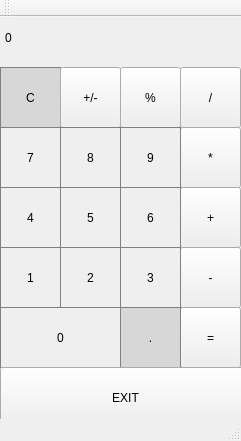
<?xml version="1.0" encoding="UTF-8"?>
<ui version="4.0">
 <class>MainWindow</class>
 <widget class="QMainWindow" name="MainWindow">
  <property name="geometry">
   <rect>
    <x>0</x>
    <y>0</y>
    <width>241</width>
    <height>441</height>
   </rect>
  </property>
  <property name="windowTitle">
   <string>MainWindow</string>
  </property>
  <widget class="QWidget" name="centralWidget">
   <widget class="QLabel" name="label">
    <property name="geometry">
     <rect>
      <x>5</x>
      <y>0</y>
      <width>231</width>
      <height>41</height>
     </rect>
    </property>
    <property name="styleSheet">
     <string notr="true">QLabel {
qproperty-alignment 'AlignVCenter | AlignRight ';
border: 1px solid gray;
}
background-color:white;</string>
    </property>
    <property name="text">
     <string>0</string>
    </property>
   </widget>
   <widget class="QPushButton" name="pushButton">
    <property name="geometry">
     <rect>
      <x>0</x>
      <y>50</y>
      <width>61</width>
      <height>61</height>
     </rect>
    </property>
    <property name="styleSheet">
     <string notr="true">QPushButton {
  background-color: rgb(215, 215, 215);
  border: 1px solid gray;
}
QPushButton:pressed {
    background-color: qlineargradient(x1: 0, y1: 0, x2: 0, y2: 1,
                                      stop: 0 #BEBEBE, stop: 1 #D7D7D7);
}</string>
    </property>
    <property name="text">
     <string>C</string>
    </property>
   </widget>
   <widget class="QPushButton" name="pushButton_h">
    <property name="geometry">
     <rect>
      <x>60</x>
      <y>50</y>
      <width>61</width>
      <height>61</height>
     </rect>
    </property>
    <property name="styleSheet">
     <string notr="true">QPushButton {
  background-color: rgb(215, 215, 215);
  border: 1px solid gray;
}
QPushButton:pressed {
    background-color: qlineargradient(x1: 0, y1: 0, x2: 0, y2: 1,
                                      stop: 0 #BEBEBE, stop: 1 #D7D7D7);
}
font: 18pt &quot;MS Shell Dlg 2&quot;;</string>
    </property>
    <property name="text">
     <string>+/-</string>
    </property>
   </widget>
   <widget class="QPushButton" name="pushButton_p">
    <property name="geometry">
     <rect>
      <x>120</x>
      <y>50</y>
      <width>61</width>
      <height>61</height>
     </rect>
    </property>
    <property name="styleSheet">
     <string notr="true">QPushButton {
  background-color: rgb(215, 215, 215);
  border: 1px solid gray;
}
QPushButton:pressed {
    background-color: qlineargradient(x1: 0, y1: 0, x2: 0, y2: 1,
                                      stop: 0 #BEBEBE, stop: 1 #D7D7D7);
}
font: 18pt &quot;MS Shell Dlg 2&quot;;</string>
    </property>
    <property name="text">
     <string>%</string>
    </property>
   </widget>
   <widget class="QPushButton" name="divide">
    <property name="geometry">
     <rect>
      <x>180</x>
      <y>50</y>
      <width>61</width>
      <height>61</height>
     </rect>
    </property>
    <property name="styleSheet">
     <string notr="true">QPushButton {
  background-color: rgb(255, 151, 57);
  color: white; 
  border: 1px solid gray;
}

QPushButton:pressed {
    background-color: qlineargradient(x1: 0, y1: 0, x2: 0, y2: 1,
                                      stop: 0 #FF7832, stop: 1 #FF9739);
}
font: 18pt &quot;MS Shell Dlg 2&quot;;</string>
    </property>
    <property name="text">
     <string>/</string>
    </property>
   </widget>
   <widget class="QPushButton" name="multiply">
    <property name="geometry">
     <rect>
      <x>180</x>
      <y>110</y>
      <width>61</width>
      <height>61</height>
     </rect>
    </property>
    <property name="styleSheet">
     <string notr="true">QPushButton {
  background-color: rgb(255, 151, 57);
  color: white; 
  border: 1px solid gray;
}

QPushButton:pressed {
    background-color: qlineargradient(x1: 0, y1: 0, x2: 0, y2: 1,
                                      stop: 0 #FF7832, stop: 1 #FF9739);
}
font: 18pt &quot;MS Shell Dlg 2&quot;;</string>
    </property>
    <property name="text">
     <string>*</string>
    </property>
   </widget>
   <widget class="QPushButton" name="pushButton_7">
    <property name="geometry">
     <rect>
      <x>0</x>
      <y>110</y>
      <width>61</width>
      <height>61</height>
     </rect>
    </property>
    <property name="styleSheet">
     <string notr="true">QPushButton {
   border: 1px solid gray;
}
QPushButton:pressed {
    background-color: qlineargradient(x1: 0, y1: 0, x2: 0, y2: 1,
                                      stop: 0 #dadbde, stop: 1 #f6f7fa);
}</string>
    </property>
    <property name="text">
     <string>7</string>
    </property>
   </widget>
   <widget class="QPushButton" name="pushButton_8">
    <property name="geometry">
     <rect>
      <x>60</x>
      <y>110</y>
      <width>61</width>
      <height>61</height>
     </rect>
    </property>
    <property name="styleSheet">
     <string notr="true">QPushButton {
   border: 1px solid gray;
}
QPushButton:pressed {
    background-color: qlineargradient(x1: 0, y1: 0, x2: 0, y2: 1,
                                      stop: 0 #dadbde, stop: 1 #f6f7fa);
}</string>
    </property>
    <property name="text">
     <string>8</string>
    </property>
   </widget>
   <widget class="QPushButton" name="pushButton_9">
    <property name="geometry">
     <rect>
      <x>120</x>
      <y>110</y>
      <width>61</width>
      <height>61</height>
     </rect>
    </property>
    <property name="styleSheet">
     <string notr="true">QPushButton {
   border: 1px solid gray;
}
QPushButton:pressed {
    background-color: qlineargradient(x1: 0, y1: 0, x2: 0, y2: 1,
                                      stop: 0 #dadbde, stop: 1 #f6f7fa);
}</string>
    </property>
    <property name="text">
     <string>9</string>
    </property>
   </widget>
   <widget class="QPushButton" name="add">
    <property name="geometry">
     <rect>
      <x>180</x>
      <y>170</y>
      <width>61</width>
      <height>61</height>
     </rect>
    </property>
    <property name="styleSheet">
     <string notr="true">QPushButton {
  background-color: rgb(255, 151, 57);
  color: white; 
  border: 1px solid gray;
}

QPushButton:pressed {
    background-color: qlineargradient(x1: 0, y1: 0, x2: 0, y2: 1,
                                      stop: 0 #FF7832, stop: 1 #FF9739);
}
font: 18pt &quot;MS Shell Dlg 2&quot;;</string>
    </property>
    <property name="text">
     <string>+</string>
    </property>
   </widget>
   <widget class="QPushButton" name="pushButton_4">
    <property name="geometry">
     <rect>
      <x>0</x>
      <y>170</y>
      <width>61</width>
      <height>61</height>
     </rect>
    </property>
    <property name="styleSheet">
     <string notr="true">QPushButton {
   border: 1px solid gray;
}
QPushButton:pressed {
    background-color: qlineargradient(x1: 0, y1: 0, x2: 0, y2: 1,
                                      stop: 0 #dadbde, stop: 1 #f6f7fa);
}</string>
    </property>
    <property name="text">
     <string>4</string>
    </property>
   </widget>
   <widget class="QPushButton" name="pushButton_5">
    <property name="geometry">
     <rect>
      <x>60</x>
      <y>170</y>
      <width>61</width>
      <height>61</height>
     </rect>
    </property>
    <property name="styleSheet">
     <string notr="true">QPushButton {
   border: 1px solid gray;
}
QPushButton:pressed {
    background-color: qlineargradient(x1: 0, y1: 0, x2: 0, y2: 1,
                                      stop: 0 #dadbde, stop: 1 #f6f7fa);
}</string>
    </property>
    <property name="text">
     <string>5</string>
    </property>
   </widget>
   <widget class="QPushButton" name="pushButton_6">
    <property name="geometry">
     <rect>
      <x>120</x>
      <y>170</y>
      <width>61</width>
      <height>61</height>
     </rect>
    </property>
    <property name="styleSheet">
     <string notr="true">QPushButton {
   border: 1px solid gray;
}
QPushButton:pressed {
    background-color: qlineargradient(x1: 0, y1: 0, x2: 0, y2: 1,
                                      stop: 0 #dadbde, stop: 1 #f6f7fa);
}</string>
    </property>
    <property name="text">
     <string>6</string>
    </property>
   </widget>
   <widget class="QPushButton" name="subtract">
    <property name="geometry">
     <rect>
      <x>180</x>
      <y>230</y>
      <width>61</width>
      <height>61</height>
     </rect>
    </property>
    <property name="styleSheet">
     <string notr="true">QPushButton {
  background-color: rgb(255, 151, 57);
  color: white; 
  border: 1px solid gray;
}

QPushButton:pressed {
    background-color: qlineargradient(x1: 0, y1: 0, x2: 0, y2: 1,
                                      stop: 0 #FF7832, stop: 1 #FF9739);
}
font: 18pt &quot;MS Shell Dlg 2&quot;;</string>
    </property>
    <property name="text">
     <string>-</string>
    </property>
   </widget>
   <widget class="QPushButton" name="pushButton_1">
    <property name="geometry">
     <rect>
      <x>0</x>
      <y>230</y>
      <width>61</width>
      <height>61</height>
     </rect>
    </property>
    <property name="styleSheet">
     <string notr="true">QPushButton {
   border: 1px solid gray;
}
QPushButton:pressed {
    background-color: qlineargradient(x1: 0, y1: 0, x2: 0, y2: 1,
                                      stop: 0 #dadbde, stop: 1 #f6f7fa);
}</string>
    </property>
    <property name="text">
     <string>1</string>
    </property>
   </widget>
   <widget class="QPushButton" name="pushButton_2">
    <property name="geometry">
     <rect>
      <x>60</x>
      <y>230</y>
      <width>61</width>
      <height>61</height>
     </rect>
    </property>
    <property name="styleSheet">
     <string notr="true">QPushButton {
   border: 1px solid gray;
}
QPushButton:pressed {
    background-color: qlineargradient(x1: 0, y1: 0, x2: 0, y2: 1,
                                      stop: 0 #dadbde, stop: 1 #f6f7fa);
}</string>
    </property>
    <property name="text">
     <string>2</string>
    </property>
   </widget>
   <widget class="QPushButton" name="pushButton_3">
    <property name="geometry">
     <rect>
      <x>120</x>
      <y>230</y>
      <width>61</width>
      <height>61</height>
     </rect>
    </property>
    <property name="styleSheet">
     <string notr="true">QPushButton {
   border: 1px solid gray;
}
QPushButton:pressed {
    background-color: qlineargradient(x1: 0, y1: 0, x2: 0, y2: 1,
                                      stop: 0 #dadbde, stop: 1 #f6f7fa);
}</string>
    </property>
    <property name="text">
     <string>3</string>
    </property>
   </widget>
   <widget class="QPushButton" name="pushButton_r">
    <property name="geometry">
     <rect>
      <x>180</x>
      <y>290</y>
      <width>61</width>
      <height>61</height>
     </rect>
    </property>
    <property name="styleSheet">
     <string notr="true">QPushButton {
  background-color: rgb(255, 151, 57);
  color: white; 
  border: 1px solid gray;
}

QPushButton:pressed {
    background-color: qlineargradient(x1: 0, y1: 0, x2: 0, y2: 1,
                                      stop: 0 #FF7832, stop: 1 #FF9739);
}
font: 18pt &quot;MS Shell Dlg 2&quot;;</string>
    </property>
    <property name="text">
     <string>=</string>
    </property>
   </widget>
   <widget class="QPushButton" name="pushButton_0">
    <property name="geometry">
     <rect>
      <x>0</x>
      <y>290</y>
      <width>121</width>
      <height>61</height>
     </rect>
    </property>
    <property name="styleSheet">
     <string notr="true">QPushButton {
   border: 1px solid gray;
}
QPushButton:pressed {
    background-color: qlineargradient(x1: 0, y1: 0, x2: 0, y2: 1,
                                      stop: 0 #dadbde, stop: 1 #f6f7fa);
}</string>
    </property>
    <property name="text">
     <string>0</string>
    </property>
   </widget>
   <widget class="QPushButton" name="pushButton_20">
    <property name="geometry">
     <rect>
      <x>120</x>
      <y>290</y>
      <width>61</width>
      <height>61</height>
     </rect>
    </property>
    <property name="styleSheet">
     <string notr="true">QPushButton {
  background-color: rgb(215, 215, 215);
  border: 1px solid gray;
}
QPushButton:pressed {
    background-color: qlineargradient(x1: 0, y1: 0, x2: 0, y2: 1,
                                      stop: 0 #BEBEBE, stop: 1 #D7D7D7);
}</string>
    </property>
    <property name="text">
     <string>.</string>
    </property>
   </widget>
   <widget class="QPushButton" name="pushButton_10">
    <property name="geometry">
     <rect>
      <x>0</x>
      <y>350</y>
      <width>251</width>
      <height>61</height>
     </rect>
    </property>
    <property name="text">
     <string>EXIT</string>
    </property>
   </widget>
  </widget>
  <widget class="QToolBar" name="mainToolBar">
   <attribute name="toolBarArea">
    <enum>TopToolBarArea</enum>
   </attribute>
   <attribute name="toolBarBreak">
    <bool>false</bool>
   </attribute>
  </widget>
  <widget class="QStatusBar" name="statusBar"/>
 </widget>
 <layoutdefault spacing="6" margin="11"/>
 <resources/>
 <connections/>
</ui>
